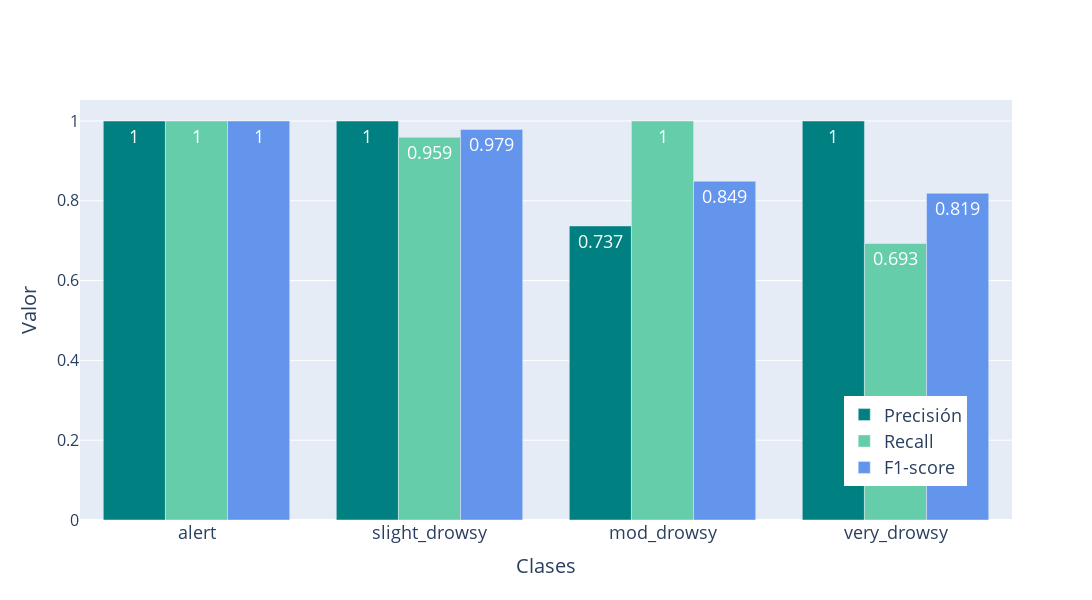

This figure's notebook cell:
### Code cell
# Métricas obtenidas del classification report
precision = [1.0, 1.0, 0.7374, 1.0]
recall = [1.0, 0.9589, 1.0, 0.6933]
f1_score = [1.0, 0.979, 0.8488, 0.8189]

# Redondear los valores de las métricas a 3 decimales
precision = np.round(precision, decimals=3)
recall = np.round(recall, decimals=3)
f1_score = np.round(f1_score, decimals=3)

labels = ['alert', 'slight_drowsy', 'mod_drowsy', 'very_drowsy']
metrics = ['Precisión', 'Recall', 'F1-score']
colors = ['teal', 'mediumaquamarine', 'cornflowerblue']

# Crear la figura y agregar las barras
fig = go.Figure()

for i, metric in enumerate([precision, recall, f1_score]):
    fig.add_trace(go.Bar(
        name=metrics[i],
        x=labels,
        y=metric,
        marker_color=colors[i],
        text=metric,
        textposition='auto',
        textfont=dict(color='white',size=18)
    ))


# Configurar el diseño del gráfico
fig.update_layout(
    # title='Métricas del Classification Report',
    xaxis=dict(title="Clases", title_font=dict(size=20), tickfont=dict(size=18)),
    yaxis=dict(title="Valor", title_font=dict(size=20), tickfont=dict(size=16)),
    barmode='group',
    legend=dict(
        x=0.82,
        y=0.08,
        font=dict(size=18)
    ),
    height=600,
    width=1100
)

# Mostrar el gráfico
fig.show()

### Figure 1 — Plotly figure (JSON) as saved in the notebook; plotly's stock layout.template omitted (floating-point values rounded to 4 significant figures)
{"data": [{"marker": {"color": "teal"}, "name": "Precisión", "text": [1, 1, 0.737, 1], "textfont": {"color": "white", "size": 18}, "textposition": "auto", "type": "bar", "x": ["alert", "slight_drowsy", "mod_drowsy", "very_drowsy"], "y": [1, 1, 0.737, 1]}, {"marker": {"color": "mediumaquamarine"}, "name": "Recall", "text": [1, 0.959, 1, 0.693], "textfont": {"color": "white", "size": 18}, "textposition": "auto", "type": "bar", "x": ["alert", "slight_drowsy", "mod_drowsy", "very_drowsy"], "y": [1, 0.959, 1, 0.693]}, {"marker": {"color": "cornflowerblue"}, "name": "F1-score", "text": [1, 0.979, 0.849, 0.819], "textfont": {"color": "white", "size": 18}, "textposition": "auto", "type": "bar", "x": ["alert", "slight_drowsy", "mod_drowsy", "very_drowsy"], "y": [1, 0.979, 0.849, 0.819]}], "layout": {"barmode": "group", "height": 600, "legend": {"font": {"size": 18}, "x": 0.82, "y": 0.08}, "width": 1100, "xaxis": {"tickfont": {"size": 18}, "title": {"font": {"size": 20}, "text": "Clases"}}, "yaxis": {"tickfont": {"size": 16}, "title": {"font": {"size": 20}, "text": "Valor"}}}}
